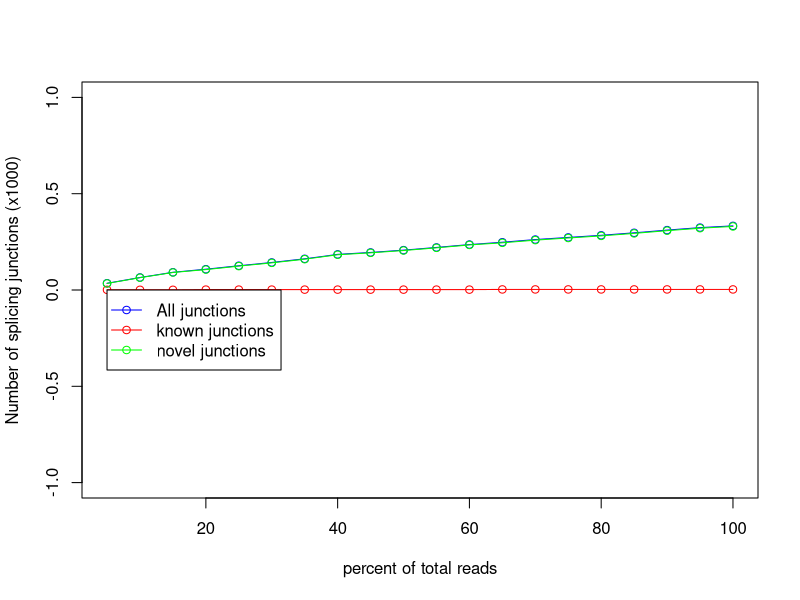

The R script that drew this image:
pdf('test_data/results/WT/rseqc/junction_saturation/WT.junctionSaturation_plot.pdf')
x=c(5,10,15,20,25,30,35,40,45,50,55,60,65,70,75,80,85,90,95,100)
y=c(1,1,1,2,2,2,2,2,2,2,2,2,3,3,3,3,3,3,3,3)
z=c(35,65,92,108,126,143,162,185,195,207,221,236,248,262,273,284,297,311,324,333)
w=c(34,64,91,106,124,141,160,183,193,205,219,234,245,259,270,281,294,308,321,330)
m=max(0,0,0)
n=min(0,0,0)
plot(x,z/1000,xlab='percent of total reads',ylab='Number of splicing junctions (x1000)',type='o',col='blue',ylim=c(n,m))
points(x,y/1000,type='o',col='red')
points(x,w/1000,type='o',col='green')
legend(5,0, legend=c("All junctions","known junctions", "novel junctions"),col=c("blue","red","green"),lwd=1,pch=1)
dev.off()
